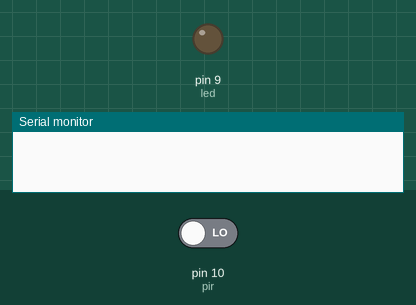
Bench run of a sketch on a simulated Arduino Uno, built with avr-gcc and run on an emulated ATmega328P. On the bench: output pins drawn as LEDs (lit = HIGH), the last lines printed to the serial monitor. The test bench sets the inputs (shaded band); at power-on: pin 10 (pir) LOW.

Above: at 1.8 s.
1.9 s: pin 10 (pir) driven HIGH
At 4.3 s:
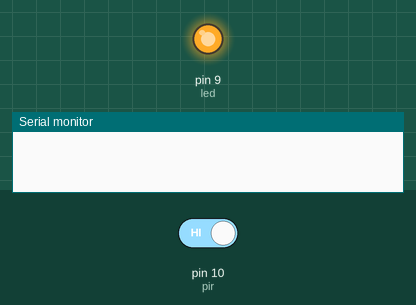
4.9 s: pin 10 (pir) driven LOW
At 7.0 s:
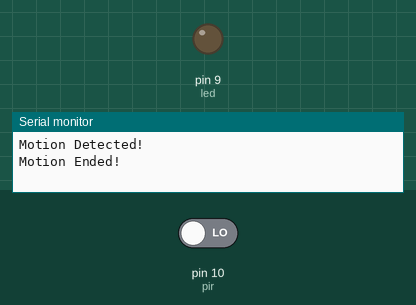
Timing chart, 0 to 8.5 s (numbered marks = the images above; inputs shaded):
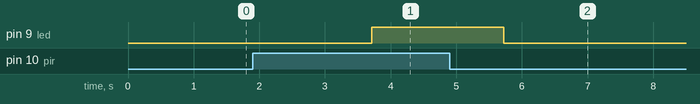

Measured:
- after the input at 1.9 s, pin 9 (led): LOW → HIGH after 1.8 s
- after the input at 4.9 s, pin 9 (led): HIGH → LOW after 0.82 s

The sketch:

motionsensor_pulsatingeyes.ino
```cpp
/*
    Created by Otobong James
    200317365
    This code uses a pir sensor on pin 10 and two leds on pin 9. it senses motion and activates a pulsing pattern in the leds

*/

int led = 9;
int pir = 10;
int pirState = LOW;
int value = 0;
int brightness = 0;
int fadeAmount = 5;

void fadein () { // this function controlls the fade in of the leds

  for (int fadeAmount = 0 ; fadeAmount <= 255; fadeAmount += 5) {
    analogWrite(led, fadeAmount);
    delay(5);
  }

}
void fadeout() { // this function controlls the fade in of the leds

  for (int fadeAmount = 255 ; fadeAmount >= 0; fadeAmount -= 5) {
    analogWrite(led, fadeAmount);
    delay(2);
  }
}
void pulse() { // this function combines the fade in and fade out functions to create a pulsing effect
  fadein();
  fadeout();
}

void pulsingEyes() { // this function calls the pulse effect
  pulse();
  pulse();
  pulse();
  pulse();
  fadein();
  analogWrite(led, 255);
}

void setup() {
  // put your setup code here, to run once:
  pinMode(led, OUTPUT);
  pinMode(pir, INPUT);
  Serial.begin (9600);
}

void loop() {
  // put your main code here, to run repeatedly:

  value = digitalRead(pir);


  if (value == HIGH) { // read if motion is detected
    pulsingEyes(); // if it is then use pulsingEye function
    delay (1000);

    if (pirState == LOW) {
      Serial.println("Motion Detected!"); // print out on serial monitor if motion is detected
      pirState = HIGH;
      delay(500);
    }

  } else {
    analogWrite(led, LOW); // if not motion, turn led off

    if (pirState == HIGH) {
      Serial.println("Motion Ended!"); // print out on serial monitor if motion has stopped
      pirState = LOW;
    }

  }


  delay(500);

}
```
